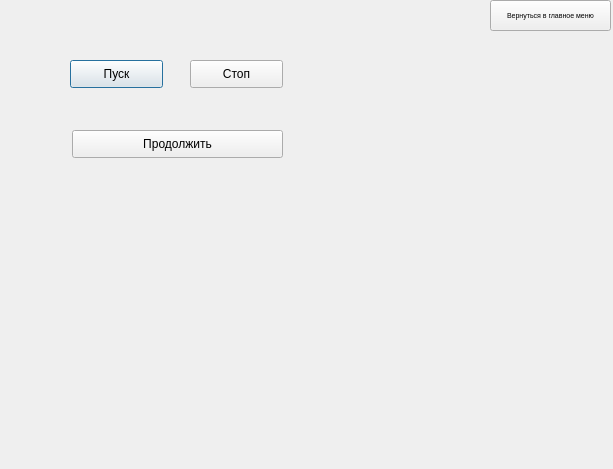
<?xml version="1.0" encoding="UTF-8"?>
<ui version="4.0">
 <class>PhysicalPendulum</class>
 <widget class="QDialog" name="PhysicalPendulum">
  <property name="geometry">
   <rect>
    <x>0</x>
    <y>0</y>
    <width>613</width>
    <height>469</height>
   </rect>
  </property>
  <property name="windowTitle">
   <string>Dialog</string>
  </property>
  <widget class="QPushButton" name="pushButton">
   <property name="geometry">
    <rect>
     <x>70</x>
     <y>60</y>
     <width>93</width>
     <height>28</height>
    </rect>
   </property>
   <property name="text">
    <string>Пуск</string>
   </property>
  </widget>
  <widget class="QPushButton" name="pushButton_2">
   <property name="geometry">
    <rect>
     <x>190</x>
     <y>60</y>
     <width>93</width>
     <height>28</height>
    </rect>
   </property>
   <property name="text">
    <string>Стоп</string>
   </property>
  </widget>
  <widget class="QPushButton" name="pushButton_3">
   <property name="geometry">
    <rect>
     <x>72</x>
     <y>130</y>
     <width>211</width>
     <height>28</height>
    </rect>
   </property>
   <property name="text">
    <string>Продолжить</string>
   </property>
  </widget>
  <widget class="QPushButton" name="pushButton_4">
   <property name="geometry">
    <rect>
     <x>490</x>
     <y>0</y>
     <width>121</width>
     <height>31</height>
    </rect>
   </property>
   <property name="font">
    <font>
     <pointsize>5</pointsize>
    </font>
   </property>
   <property name="text">
    <string>Вернуться в главное меню</string>
   </property>
  </widget>
 </widget>
 <resources/>
 <connections/>
</ui>
